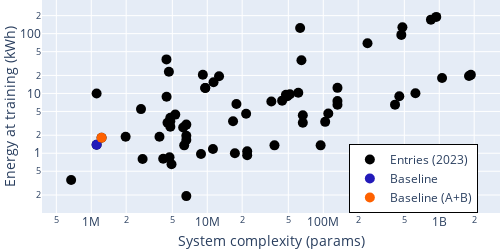

The cell this chart's notebook holds for it:
### Markdown cell above
### Relation between system complexity and energy at training

### Code cell
# Define the variables for the scatter plot.
x = 'system_complexity_params'       # X-axis data column
y = 'energy_training_normalized'     # Y-axis data column
figure = 1                           # Figure number

# Define labels for the x and y axes.
x_axes_lab = 'System complexity (params)'
y_axes_lab = 'Energy at training (kWh)'

# Column containing code or labels to be displayed on the plot.
code = 'code'

# Create a scatter plot using the 'scatter_all' function, but don't display it immediately (show=False).
fig = scatter_all(df_only_23, x, y, x_axes_lab, y_axes_lab, code, add_base=True, show=False)

# Update the layout of the figure to customize legend, axis titles, dimensions, and margins.
fig.update_layout(
    legend=dict(
        x=0.67,                    # Adjust the x-coordinate to position the legend horizontally
        y=0,                       # Adjust the y-coordinate to position the legend vertically
        bordercolor="black",       # Set the border color (you can use any valid color)
        borderwidth=1,             # Set the border width
    )
)

fig.update_layout(
    xaxis=dict(
        title_standoff=10,          # Remove spacing between label and axis
    ),
    yaxis=dict(
        title_standoff=10,          # Remove spacing between label and axis
    ),
    width=width,                    # Adjust the width as needed
    height=height,                  # Adjust the height as needed
    margin=dict(l=0, r=0, t=0, b=0.5),  # Set margins for the plot
)

# Display the figure.
fig.show()

# Specify the directory for saving the figure and the file name.
file_name = os.path.join(fig_dir, 'sc_etr.png')

# Save the figure to the specified file with a defined format and scaling.
pio.write_image(fig, file_name, format=file_format, scale=3)

### Figure 1 — Plotly figure (JSON) as saved in the notebook; plotly's stock layout.template omitted (floating-point values rounded to 4 significant figures)
{"data": [{"marker": {"color": "black", "size": 10}, "mode": "markers", "name": "Entries (2023)", "text": ["Baseline_task4a_1", "Baseline_task4a_2", "Li_USTC_task4a_5", "Li_USTC_task4a_7", "Liu_NSYSU_task4_3", "Liu_NSYSU_task4_4", "Liu_NSYSU_task4_7", "Lee_CAU_task4A_1", "Lee_CAU_task4A_2", "Cheimariotis_DUTH_task4a_1", "Cheimariotis_DUTH_task4a_2", "Chen_CHT_task4_1", "Chen_CHT_task4_2", "Xiao_FMSG_task4a_1", "Xiao_FMSG_task4a_2", "Xiao_FMSG_task4a_3", "Xiao_FMSG_task4a_4", "Guan_HIT_task4a_3", "Wang_XiaoRice_task4a_1", "Zhang_IOA_task4_5", "Zhang_IOA_task4_6", "Zhang_IOA_task4_7", "Wu_NCUT_task4a_1", "Barahona_AUDIAS_task4a_1", "Barahona_AUDIAS_task4a_3", "Gan_NCUT_task4_1", "Liu_SRCN_task4a_4", "Kim_GIST-HanwhaVision_task4a_1", "Kim_GIST-HanwhaVision_task4a_2", "Kim_GIST-HanwhaVision_task4a_3", "Wenxin_TJU_task4a_5", "Wenxin_TJU_task4a_7", "Li_USTC_task4a_1", "Li_USTC_task4a_2", "Liu_NSYSU_task4_1", "Liu_NSYSU_task4_2", "Liu_NSYSU_task4_5", "Chen_CHT_task4_3", "Chen_CHT_task4_4", "Xiao_FMSG_task4a_5", "Xiao_FMSG_task4a_6", "Xiao_FMSG_task4a_7", "Xiao_FMSG_task4a_8", "Guan_HIT_task4a_1", "Guan_HIT_task4a_2", "Guan_HIT_task4a_5", "Wang_XiaoRice_task4a_2", "Wang_XiaoRice_task4a_3", "Zhang_IOA_task4_1", "Zhang_IOA_task4_2", "Zhang_IOA_task4_3", "Wu_NCUT_task4a_2", "Wu_NCUT_task4a_3", "Barahona_AUDIAS_task4a_5", "Barahona_AUDIAS_task4a_7", "Gan_NCUT_task4_2", "Gan_NCUT_task4_3", "Liu_SRCN_task4a_1", "Liu_SRCN_task4a_2", "Liu_SRCN_task4a_3", "Kim_GIST-HanwhaVision_task4a_4", "Kim_GIST-HanwhaVision_task4a_5", "Kim_GIST-HanwhaVision_task4a_6", "Wenxin_TJU_task4a_1", "Wenxin_TJU_task4a_2", "Wenxin_TJU_task4a_3"], "type": "scatter", "x": [1112420, 1227236, 103884000, 2684000, 6600000, 22100000, 22100000, 6200000, 6600000, 6600000, 6600000, 4920104, 6329384, 2770884, 8832068, 4729412, 4171844, 4460124, 671000, 11325746, 9160520, 4670390, 17307000, 1112420, 12637170, 11200000, 5300000, 4542556, 4804956, 4804956, 47700000, 44200000, 623304000, 415536000, 132600000, 132600000, 110500000, 37976304, 94940760, 21629908, 51596456, 16687376, 60916904, 17840496, 35680992, 49061364, 3873000, 1979000, 240652180, 64870560, 481304360, 66637000, 66637000, 4449680, 63185850, 132500000, 452500000, 1804800000, 1057200000, 1872000000, 4804956, 9609912, 9609912, 942000000, 471000000, 847800000], "xaxis": "x", "y": [1.39, 1.821, 3.347, 5.472, 0.192, 1.077, 0.923, 2.686, 3.011, 1.666, 1.964, 0.655, 1.354, 0.8, 0.971, 0.853, 0.811, 8.806, 0.358, 15.36, 20.48, 23.04, 1.002, 10.01, 19.34, 1.175, 4.425, 3.241, 3.912, 3.432, 9.527, 7.582, 10.04, 6.496, 12.4, 6.453, 4.608, 1.354, 1.354, 4.587, 9.707, 3.426, 10.24, 6.673, 7.313, 8.981, 1.882, 1.882, 69.12, 35.84, 128, 3.238, 4.317, 37.1, 124.3, 7.477, 8.971, 19.61, 18.17, 20.46, 2.783, 12.33, 12.33, 190.5, 95.28, 171.5], "yaxis": "y"}, {"marker": {"color": "#231AB9", "size": 10}, "mode": "markers", "name": "Baseline", "text": "Baseline", "type": "scatter", "x": [1112420], "xaxis": "x", "y": [1.39], "yaxis": "y"}, {"marker": {"color": "#FE6100", "size": 10}, "mode": "markers", "name": "Baseline (A+B)", "text": "Baseline (A+B)", "type": "scatter", "x": [1227236], "xaxis": "x", "y": [1.821], "yaxis": "y"}], "layout": {"height": 250, "legend": {"bordercolor": "black", "borderwidth": 1, "x": 0.67, "y": 0}, "margin": {"b": 0.5, "l": 0, "r": 0, "t": 0}, "showlegend": true, "title": {"x": 0.23}, "width": 500, "xaxis": {"anchor": "y", "autorange": true, "domain": [0, 1], "range": [5.575, 9.524], "title": {"standoff": 10, "text": "System complexity (params)"}, "type": "log"}, "yaxis": {"anchor": "x", "autorange": true, "domain": [0, 1], "range": [-0.9982, 2.561], "title": {"standoff": 10, "text": "Energy at training (kWh)"}, "type": "log"}}}
